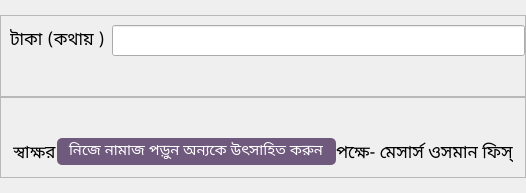
       <widget class="QWidget" name="widget_5" native="true">
        <property name="font">
         <font>
          <family>Noto Sans Bengali</family>
         </font>
        </property>
        <layout class="QVBoxLayout" name="verticalLayout_4">
         <property name="spacing">
          <number>0</number>
         </property>
         <property name="leftMargin">
          <number>0</number>
         </property>
         <property name="topMargin">
          <number>15</number>
         </property>
         <property name="rightMargin">
          <number>0</number>
         </property>
         <property name="bottomMargin">
          <number>15</number>
         </property>
         <item alignment="Qt::AlignBottom">
          <widget class="QFrame" name="frame_7">
           <property name="font">
            <font>
             <family>Noto Sans Bengali</family>
            </font>
           </property>
           <property name="styleSheet">
            <string notr="true">QLineEdit{pdding:5px 15px}</string>
           </property>
           <property name="frameShape">
            <enum>QFrame::StyledPanel</enum>
           </property>
           <property name="frameShadow">
            <enum>QFrame::Raised</enum>
           </property>
           <layout class="QHBoxLayout" name="horizontalLayout_11">
            <property name="rightMargin">
             <number>0</number>
            </property>
            <property name="bottomMargin">
             <number>40</number>
            </property>
            <item>
             <widget class="QLabel" name="label_16">
              <property name="font">
               <font>
                <family>Noto Sans Bengali</family>
                <pointsize>13</pointsize>
               </font>
              </property>
              <property name="text">
               <string>টাকা (কথায় )</string>
              </property>
             </widget>
            </item>
            <item>
             <widget class="QLineEdit" name="taka_text">
              <property name="font">
               <font>
                <family>Noto Sans Bengali</family>
                <pointsize>13</pointsize>
               </font>
              </property>
             </widget>
            </item>
           </layout>
          </widget>
         </item>
         <item alignment="Qt::AlignBottom">
          <widget class="QFrame" name="frame_8">
           <property name="minimumSize">
            <size>
             <width>0</width>
             <height>60</height>
            </size>
           </property>
           <property name="font">
            <font>
             <family>Noto Sans Bengali</family>
            </font>
           </property>
           <property name="frameShape">
            <enum>QFrame::StyledPanel</enum>
           </property>
           <property name="frameShadow">
            <enum>QFrame::Raised</enum>
           </property>
           <layout class="QHBoxLayout" name="horizontalLayout_12">
            <property name="spacing">
             <number>0</number>
            </property>
            <property name="leftMargin">
             <number>12</number>
            </property>
            <property name="topMargin">
             <number>20</number>
            </property>
            <property name="rightMargin">
             <number>12</number>
            </property>
            <property name="bottomMargin">
             <number>12</number>
            </property>
            <item alignment="Qt::AlignLeft|Qt::AlignBottom">
             <widget class="QLabel" name="label_15">
              <property name="font">
               <font>
                <family>Noto Sans Bengali</family>
                <pointsize>13</pointsize>
               </font>
              </property>
              <property name="styleSheet">
               <string notr="true"/>
              </property>
              <property name="text">
               <string>স্বাক্ষর</string>
              </property>
             </widget>
            </item>
            <item alignment="Qt::AlignBottom">
             <widget class="QLabel" name="label_17">
              <property name="font">
               <font>
                <family>Noto Sans Bengali</family>
                <pointsize>11</pointsize>
               </font>
              </property>
              <property name="styleSheet">
               <string notr="true">background-color: rgb(111, 89, 125);
color: rgb(255, 255, 255);
border-radius:5px;padding:3px 8px;
margin-top:20px;</string>
              </property>
              <property name="text">
               <string>নিজে নামাজ পড়ুন অন্যকে উৎসাহিত করুন</string>
              </property>
             </widget>
            </item>
            <item alignment="Qt::AlignRight|Qt::AlignBottom">
             <widget class="QLabel" name="label_18">
              <property name="font">
               <font>
                <family>Noto Sans Bengali</family>
                <pointsize>13</pointsize>
               </font>
              </property>
              <property name="text">
               <string>পক্ষে- মেসার্স ওসমান ফিস্</string>
              </property>
             </widget>
            </item>
           </layout>
          </widget>
         </item>
        </layout>
       </widget>
